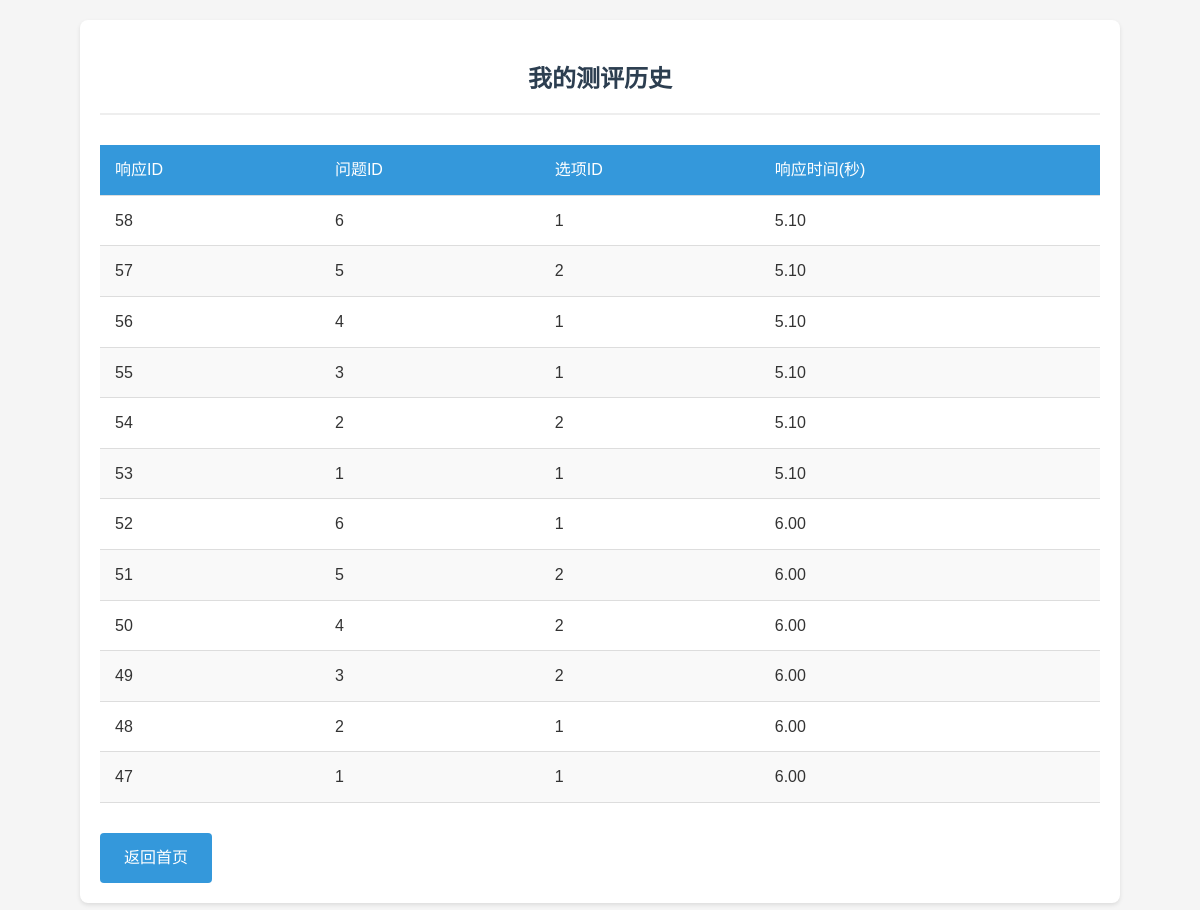
The app's page /history (signed in) with its own data.
### model.py (models this page shows)
class Response(db.Model):
    __tablename__ = 'response'
    responseid = db.Column(db.Integer, primary_key=True, autoincrement=True)
    id = db.Column(db.String,db.ForeignKey('user.id'), nullable=True)
    questionID = db.Column(db.Integer,db.ForeignKey('assessment.questionID'))
    optionID = db.Column(db.Integer,db.ForeignKey('option.optionID'))
    r_time = db.Column(db.Float, nullable=False)

### app.py (the view)
@app.route('/history')
def history():
    user_id = session.get('user_id')
    if not user_id:
        return redirect(url_for('login'))
    records = Response.query.filter_by(id=user_id).order_by(Response.responseid.desc()).all()
    return render_template('history.html', records=records)

### templates/history.html (shortened to what this page needs)
<!DOCTYPE html>
<html lang="zh">
<head>
</head>
<body>
    <div class="container">
        <h2>我的测评历史</h2>
        {% if records %}
        <table class="history-table">
            <thead>
                <tr>
                    <th>响应ID</th>
                    <th>问题ID</th>
                    <th>选项ID</th>
                    <th>响应时间(秒)</th>
                </tr>
            </thead>
            <tbody>
                {% for r in records %}
                <tr>
                    <td>{{ r.responseid }}</td>
                    <td>{{ r.questionID }}</td>
                    <td>{{ r.optionID }}</td>
                    <td>{{ "%.2f"|format(r.r_time) }}</td>
                </tr>
                {% endfor %}
            </tbody>
        </table>
        {% else %}
        <div class="empty-state">
            <p>暂无测评历史记录</p>
        </div>
        {% endif %}
        <a href="{{ url_for('home') }}" class="back-button">返回首页</a>
    </div>
</body>
</html>

### templates/history.html (style rules this page uses)
body { font-family: 'Arial', sans-serif; line-height: 1.6; margin: 0; padding: 20px; background-color: #f5f5f5; color: #333; }
.container { max-width: 1000px; margin: 0 auto; padding: 20px; background-color: white; border-radius: 8px; box-shadow: 0 2px 4px rgba(0, 0, 0, 0.1); }
h2 { color: #2c3e50; text-align: center; margin-bottom: 30px; font-size: 24px; padding-bottom: 15px; border-bottom: 2px solid #eee; }
.history-table { width: 100%; border-collapse: collapse; margin-bottom: 30px; }
.history-table th, .history-table td { padding: 12px 15px; text-align: left; border-bottom: 1px solid #ddd; }
.history-table th { background-color: #3498db; color: white; font-weight: 500; }
.history-table tr:nth-child(even) { background-color: #f9f9f9; }
.back-button { display: inline-block; background-color: #3498db; color: white; padding: 12px 24px; border-radius: 4px; text-decoration: none; transition: background-color 0.3s; }

### records on screen
Response: responseid "58", questionID "6", optionID "1", r_time "5.10"
Response: responseid "57", questionID "5", optionID "2", r_time "5.10"
Response: responseid "56", questionID "4", optionID "1", r_time "5.10"
Response: responseid "55", questionID "3", optionID "1", r_time "5.10"
Response: responseid "54", questionID "2", optionID "2", r_time "5.10"
Response: responseid "53", questionID "1", optionID "1", r_time "5.10"
Response: responseid "52", questionID "6", optionID "1", r_time "6.00"
Response: responseid "51", questionID "5", optionID "2", r_time "6.00"
Response: responseid "50", questionID "4", optionID "2", r_time "6.00"
Response: responseid "49", questionID "3", optionID "2", r_time "6.00"
Response: responseid "48", questionID "2", optionID "1", r_time "6.00"
Response: responseid "47", questionID "1", optionID "1", r_time "6.00"
